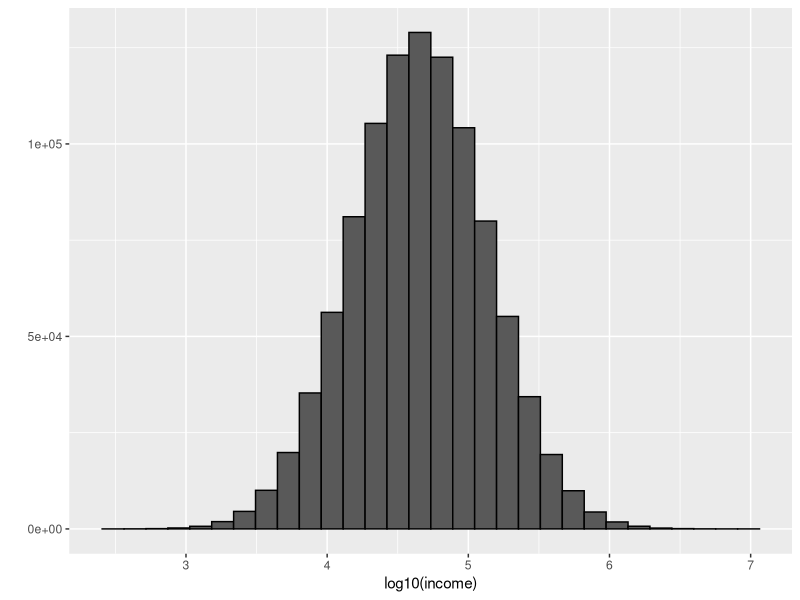
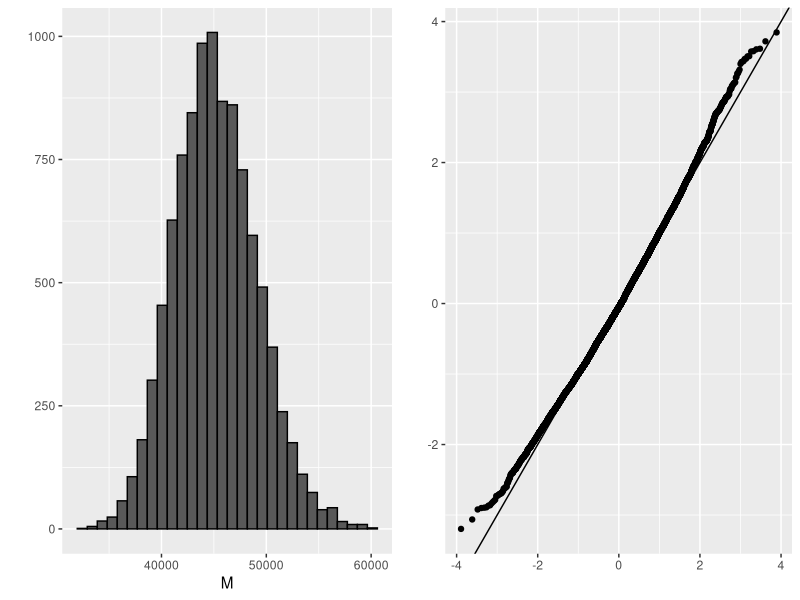
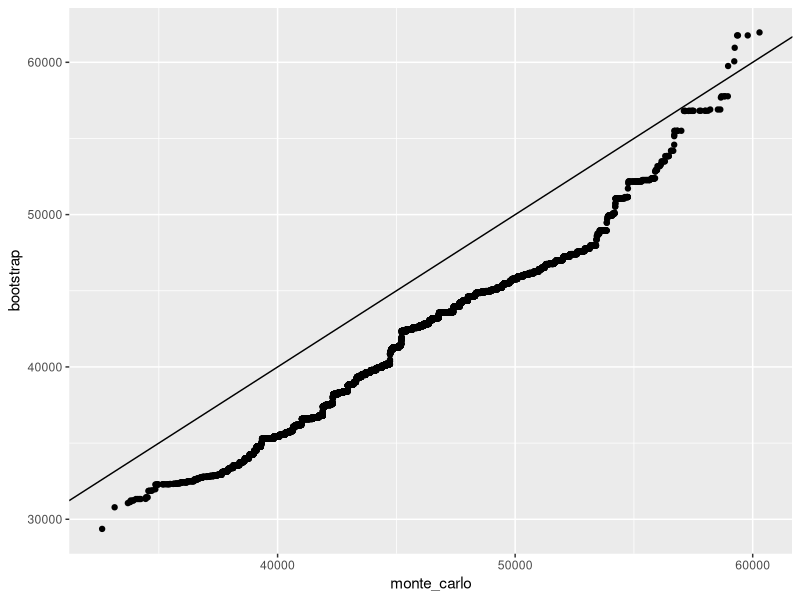

These charts were generated, in order, by the following R code:
#S04_C20_bootstrap
#Bootstrap

library(dslabs)
library(tidyverse)
library(caret)
library(purrr)
library(gridExtra)

#En está modulo describimos el bootstrap.

#Vamos a usar un ejemplo muy simple para hacerlo.

#Suponga que la distribución del ingreso de una población es la siguiente.

n <- 10^6
income <- 10^(rnorm(n, log10(45000), log10(3)))
qplot(log10(income), bins = 30, color = I("black"))

#La mediana de la población es, en este caso, de aproximadamente 45,000.

m <- median(income)
m

#Supongamos que no tenemos acceso a toda la población, pero queremos estimar la mediana, llamémosla M. Tomamos una muestra de 250 y estimamos la mediana de la población, M, con la muestra mediana grande M, como esta.

set.seed(1995, sample.kind = "Rounding")

N <- 250
X <- sample(income, N)
M<- median(X)
M

#Ahora, ¿podemos construir un intervalo de confianza?
  
#¿Cuál es la distribución de la mediana muestral?
  
#De una simulación de Monte Carlo, vemos que la distribución de la mediana de la muestra es aproximadamente normal con el siguiente valor esperado y los errores estándar.

B <- 10^4

M <- replicate(B, {
  X <- sample(income, N)
  median(X)
})


#puedes verlo aqui.

p1 <- qplot(M, bins = 30, color = I("black"))
p2 <- qplot(sample = scale(M)) + geom_abline()
grid.arrange(p1, p2, ncol = 2)

mean(M)
sd(M)

#El problema aquí es que, como hemos descrito antes, en la práctica, no tenemos acceso a la distribución.

#En el pasado, hemos usado el teorema del límite central, pero el teorema del límite central que estudiamos se aplica a los promedios y aquí estamos interesados en la mediana.

#El bootstrap nos permite aproximar una simulación de Monte Carlo sin acceso a toda la distribución.

#La idea general es relativamente simple.

#Actuamos como si la muestra fuera la población completa y la muestra con conjuntos de datos de reemplazo del mismo tamaño.

#Luego calculamos la estadística de resumen, en este caso, la mediana, en lo que se llama la muestra de bootstrap.
#Ahora podemos comprobar qué tan cerca está de la distribución real.

#Podemos ver que está relativamente cerca.

  
#Hay una teoría que nos dice que la distribución de la estadística obtenida con muestras de bootstrap se aproxima a la distribución de nuestra estadística real.

#Así es como construimos muestras de bootstrap en una distribución aproximada.

#Este simple código.

B <- 10^4
M_star <- replicate(B, {
  X_star <- sample(X, N, replace = TRUE)
  median(X_star)
})

#Ahora podemos comprobar qué tan cerca está de la distribución real.

tibble(monte_carlo = sort(M), bootstrap = sort(M_star)) %>%
  qplot(monte_carlo, bootstrap, data = .) + 
  geom_abline()


#Podemos ver que está relativamente cerca.

quantile(M, c(0.05, 0.95))
quantile(M_star, c(0.05, 0.95))

#Vemos que no es perfecto, pero proporciona una aproximación decente.

#En particular, observe las cantidades que necesitamos para formar un intervalo de confianza del 95%.

#Están bastante cerca.

#Esto es mucho mejor de lo que obtenemos si utilizamos sin pensar el teorema del límite central, que nos daría este intervalo de confianza, que es completamente incorrecto.

median(X) + 1.96 * sd(X) / sqrt(N) * c(-1, 1)


#Si sabemos que la distribución es normal, podemos usar un bootstrap para estimar la media, el error estándar, y luego formar un intervalo de confianza de esa manera.

mean(M) + 1.96 * sd(M) * c(-1,1)
mean(M_star) + 1.96 * sd(M_star) * c(-1, 1)
